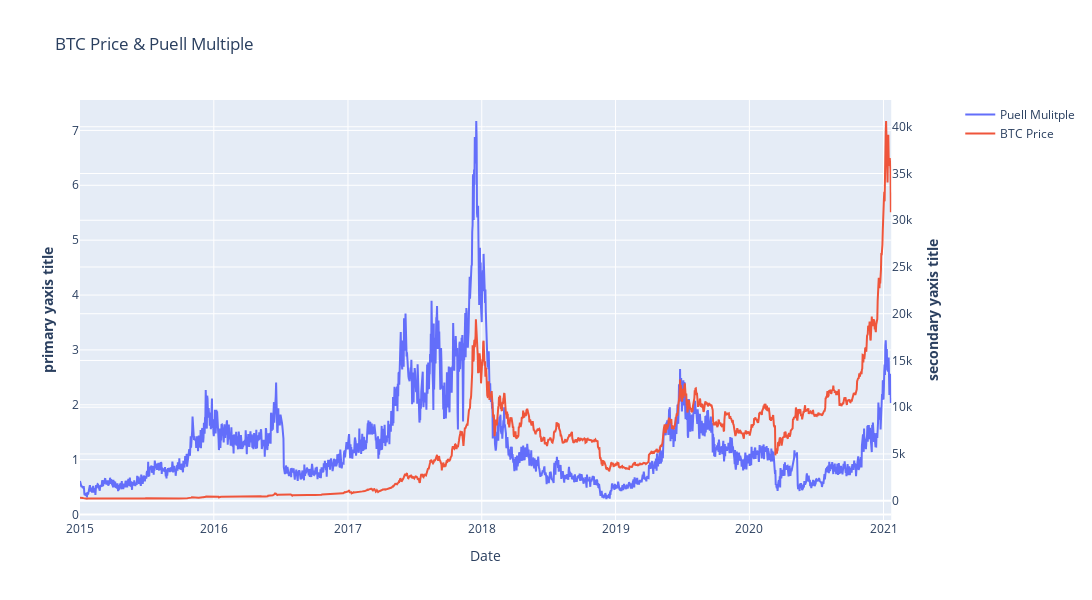

The code cell stored with this chart in its notebook:
### Code cell
fig3 = make_subplots(specs=[[{'secondary_y':True}]])

#fig3=go.Figure()

fig3.add_trace(
    go.Scatter(mode = 'lines',x=puell_df['date'],y=puell_df['puell_multiple'], name = 'Puell Mulitple'),
    secondary_y=False 
)

fig3.add_trace(
    go.Scatter(mode = 'lines',x=BTC_price_df['date'], y =BTC_price_df ['price_usd_close'], name = 'BTC Price'),
    secondary_y=True 
)

fig3.update_layout(
    height = 600,width = 1500,
    title_text = 'BTC Price & Puell Multiple'
)

fig3.update_xaxes(title_text = 'Date')

fig3.update_yaxes(title_text='<b>primary<b> yaxis title', secondary_y= False)
fig3.update_yaxes(title_text='<b>secondary<b> yaxis title', secondary_y= True)



fig3.show()

### Figure 1 — Plotly figure (JSON) as saved in the notebook; plotly's stock layout.template omitted (floating-point values rounded to 4 significant figures; data arrays with more than 128 entries replaced by an {"elided": "..."} marker saying what was removed)
{"data": [{"mode": "lines", "name": "Puell Mulitple", "type": "scatter", "x": {"elided": "2214 str values"}, "xaxis": "x", "y": {"elided": "2214 float values"}, "yaxis": "y"}, {"mode": "lines", "name": "BTC Price", "type": "scatter", "x": {"elided": "2214 str values"}, "xaxis": "x", "y": {"elided": "2214 float values"}, "yaxis": "y2"}], "layout": {"height": 600, "title": {"text": "BTC Price & Puell Multiple"}, "width": 1500, "xaxis": {"anchor": "y", "autorange": true, "domain": [0, 0.94], "range": ["2015-01-01", "2021-01-22"], "title": {"text": "Date"}, "type": "date"}, "yaxis": {"anchor": "x", "autorange": true, "domain": [0, 1], "range": [-0.09934, 7.554], "title": {"text": "<b>primary<b> yaxis title"}, "type": "linear"}, "yaxis2": {"anchor": "x", "autorange": true, "overlaying": "y", "range": [-2064.0, 42860.0], "side": "right", "title": {"text": "<b>secondary<b> yaxis title"}, "type": "linear"}}}
